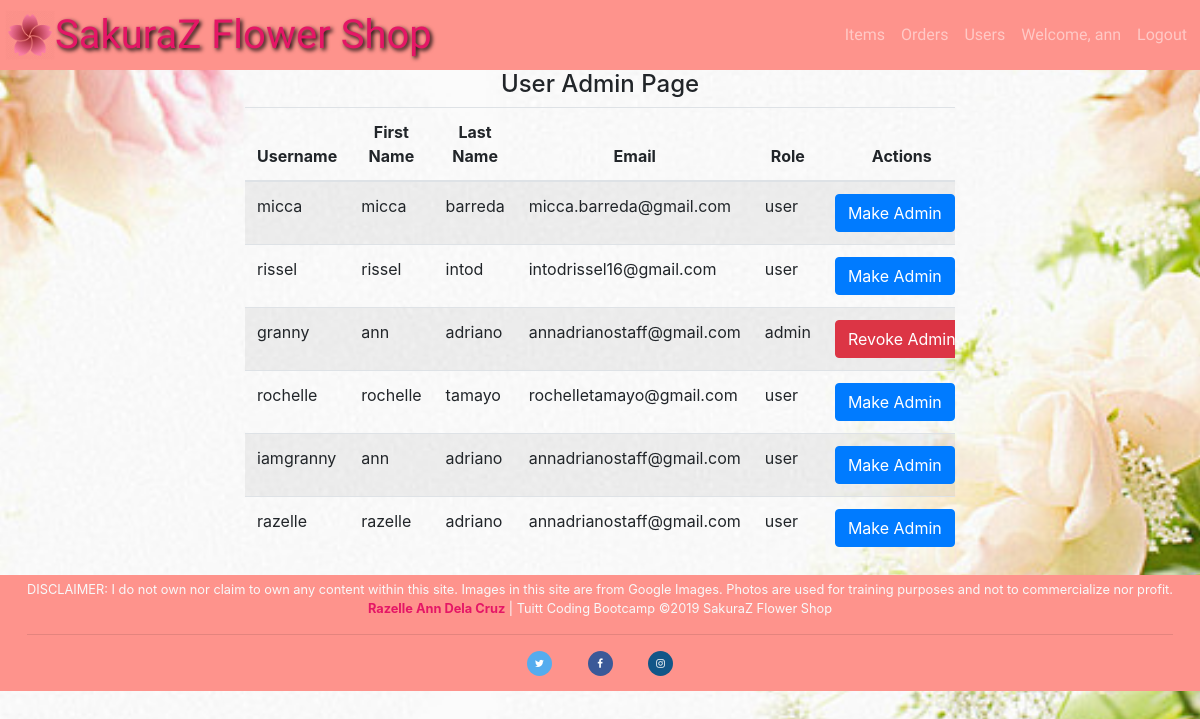
/app/views/users.php (signed in), run on the app's committed database.
### tables this page shows
CREATE TABLE `users` (
  `id` int(11) NOT NULL,
  `firstname` varchar(255) NOT NULL,
  `lastname` varchar(255) NOT NULL,
  `username` varchar(255) NOT NULL,
  `password` varchar(255) NOT NULL,
  `email` varchar(255) NOT NULL,
  `address` varchar(255) NOT NULL,
  `roles_id` int(11) NOT NULL
);

CREATE TABLE `roles` (
  `id` int(11) NOT NULL,
  `name` varchar(255) NOT NULL
);

### app/views/users.php (the view)
<?php require_once "../partials/template.php"; ?>
<?php
function get_page_content() {
	if(isset($_SESSION['user']) && $_SESSION['user']['roles_id'] ==1){
		global $conn;
?>
		<div class="container">
			<h4 class="text-center">User Admin Page</h4>
			<div class="row">
				<div class="col-sm-8 offset-sm-2">
					<table class="table table-responsive table-striped">
						<thead>
							<tr class="text-center">
								<th>Username</th>
								<th colspan="2">First Name</th>
								<th colspan="2">Last Name</th>
								<th>Email</th>
								<th>Role</th>
								<th>Actions</th>
							</tr>
						</thead>
						<tbody>
							<?php
							$get_user_detail_query = "SELECT u.id, u.username, u.firstname, u.lastname, u.email, r.name AS role FROM users u JOIN roles r ON (u.roles_id = r.id); ";
							$user_details = mysqli_query($conn, $get_user_detail_query);
							foreach ($user_details as $indiv_user) {
							?>
								<tr>
									<td><?php echo $indiv_user['username']; ?></td>
									<td colspan="2"><?php echo $indiv_user['firstname']; ?></td>
									<td colspan="2"><?php echo $indiv_user['lastname']; ?></td>
									<td><?php echo $indiv_user['email']; ?></td>
									<td><?php echo $indiv_user['role']; ?></td>
									<td>
										<?php
										$id = $indiv_user['id'];
										if($indiv_user['role'] == "admin"){
											echo "<a href='../controllers/grant_admin.php?id=$id' class='btn btn-danger'> Revoke Admin</a>";
										} else{
											echo "<a href='../controllers/grant_admin.php?id=$id' class='btn btn-primary'> Make Admin</a>";
										}
										?>
									</td>
								</tr>
							<?php } ?>
						</tbody>
					</table>
				</div>
			</div>
		</div>
	<?php }else{
		header("Location: ./error.php");
	} ?>
<?php } ?>

### app/assets/css/style.css (style rules this page uses)
* { padding: 0; margin: 0; box-sizing: border-box; }
.row { margin-left: 0; margin-right: 0; }
body { height: 100vh; background-image: url(../images/bg2.jpg); background-repeat: no-repeat; background-size: cover; background-attachment: fixed; background-position: center center; -webkit-background-size: cover; -moz-background-size: cover; -o-background-size: cover; }

### data on the page
users: username "micca", firstname "micca", lastname "barreda", email "micca.barreda@gmail.com", roles.name "user"
users: username "rissel", firstname "rissel", lastname "intod", email "intodrissel16@gmail.com", roles.name "user"
users: username "granny", firstname "ann", lastname "adriano", email "annadrianostaff@gmail.com", roles.name "admin"
users: username "rochelle", firstname "rochelle", lastname "tamayo", email "rochelletamayo@gmail.com", roles.name "user"
users: username "iamgranny", firstname "ann", lastname "adriano", email "annadrianostaff@gmail.com", roles.name "user"
users: username "razelle", firstname "razelle", lastname "adriano", email "annadrianostaff@gmail.com", roles.name "user"

### other printed values
$_SESSION['user']['firstname'] "ann"
